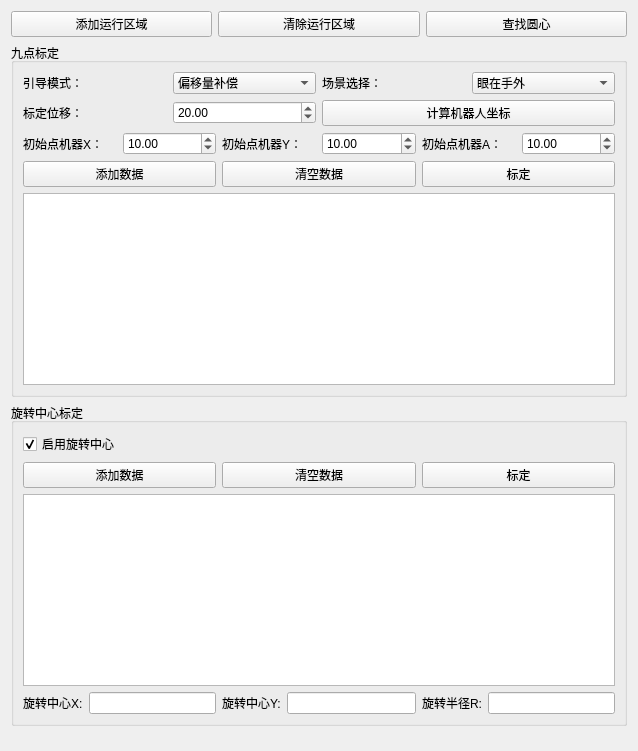
         <widget class="QWidget" name="scrollAreaWidgetContents_2">
          <property name="geometry">
           <rect>
            <x>0</x>
            <y>0</y>
            <width>638</width>
            <height>751</height>
           </rect>
          </property>
          <layout class="QVBoxLayout" name="verticalLayout_33">
           <item>
            <layout class="QVBoxLayout" name="verticalLayout_32">
             <item>
              <layout class="QVBoxLayout" name="verticalLayout_18">
               <item>
                <layout class="QHBoxLayout" name="horizontalLayout_30">
                 <item>
                  <widget class="QPushButton" name="pb_AddCalibRoi">
                   <property name="text">
                    <string>添加运行区域</string>
                   </property>
                  </widget>
                 </item>
                 <item>
                  <widget class="QPushButton" name="pb_ClearCalibRoi">
                   <property name="text">
                    <string>清除运行区域</string>
                   </property>
                  </widget>
                 </item>
                 <item>
                  <widget class="QPushButton" name="pb_FindCircleCalib">
                   <property name="text">
                    <string>查找圆心</string>
                   </property>
                  </widget>
                 </item>
                </layout>
               </item>
               <item>
                <layout class="QVBoxLayout" name="verticalLayout_17">
                 <item>
                  <widget class="QGroupBox" name="groupBox_2">
                   <property name="title">
                    <string>九点标定</string>
                   </property>
                   <layout class="QGridLayout" name="gridLayout_4">
                    <item row="0" column="0">
                     <layout class="QVBoxLayout" name="verticalLayout_14">
                      <item>
                       <layout class="QVBoxLayout" name="verticalLayout_13">
                        <item>
                         <layout class="QHBoxLayout" name="horizontalLayout_28">
                          <item>
                           <layout class="QHBoxLayout" name="horizontalLayout_27">
                            <item>
                             <widget class="QLabel" name="label_19">
                              <property name="text">
                               <string>引导模式：</string>
                              </property>
                             </widget>
                            </item>
                            <item>
                             <widget class="QComboBox" name="cmb_locateMode">
                              <item>
                               <property name="text">
                                <string>偏移量补偿</string>
                               </property>
                              </item>
                              <item>
                               <property name="text">
                                <string>绝对坐标引导</string>
                               </property>
                              </item>
                             </widget>
                            </item>
                           </layout>
                          </item>
                          <item>
                           <layout class="QHBoxLayout" name="horizontalLayout_29">
                            <item>
                             <widget class="QLabel" name="label_24">
                              <property name="text">
                               <string>场景选择：</string>
                              </property>
                             </widget>
                            </item>
                            <item>
                             <widget class="QComboBox" name="cmb_CamInHand">
                              <item>
                               <property name="text">
                                <string>眼在手外</string>
                               </property>
                              </item>
                              <item>
                               <property name="text">
                                <string>眼在手上</string>
                               </property>
                              </item>
                             </widget>
                            </item>
                           </layout>
                          </item>
                         </layout>
                        </item>
                        <item>
                         <layout class="QHBoxLayout" name="horizontalLayout_61">
                          <item>
                           <layout class="QHBoxLayout" name="horizontalLayout_41">
                            <item>
                             <widget class="QLabel" name="label_25">
                              <property name="text">
                               <string>标定位移：</string>
                              </property>
                             </widget>
                            </item>
                            <item>
                             <widget class="QDoubleSpinBox" name="dspb_distanceCalib">
                              <property name="value">
                               <double>20.000000000000000</double>
                              </property>
                             </widget>
                            </item>
                           </layout>
                          </item>
                          <item>
                           <widget class="QPushButton" name="pb_CalculateRobot">
                            <property name="text">
                             <string>计算机器人坐标</string>
                            </property>
                           </widget>
                          </item>
                         </layout>
                        </item>
                        <item>
                         <layout class="QHBoxLayout" name="horizontalLayout_34">
                          <item>
                           <layout class="QHBoxLayout" name="horizontalLayout_37">
                            <item>
                             <widget class="QLabel" name="label_26">
                              <property name="text">
                               <string>初始点机器X：</string>
                              </property>
                             </widget>
                            </item>
                            <item>
                             <widget class="QDoubleSpinBox" name="dspb_RobotOriX">
                              <property name="decimals">
                               <number>2</number>
                              </property>
                              <property name="minimum">
                               <double>-10000000.000000000000000</double>
                              </property>
                              <property name="maximum">
                               <double>10000000.000000000000000</double>
                              </property>
                              <property name="singleStep">
                               <double>0.010000000000000</double>
                              </property>
                              <property name="value">
                               <double>10.000000000000000</double>
                              </property>
                             </widget>
                            </item>
                           </layout>
                          </item>
                          <item>
                           <layout class="QHBoxLayout" name="horizontalLayout_38">
                            <item>
                             <widget class="QLabel" name="label_27">
                              <property name="text">
                               <string>初始点机器Y：</string>
                              </property>
                             </widget>
                            </item>
                            <item>
                             <widget class="QDoubleSpinBox" name="dspb_RobotOriY">
                              <property name="decimals">
                               <number>2</number>
                              </property>
                              <property name="minimum">
                               <double>-10000000.000000000000000</double>
                              </property>
                              <property name="maximum">
                               <double>10000000.000000000000000</double>
                              </property>
                              <property name="singleStep">
                               <double>0.010000000000000</double>
                              </property>
                              <property name="value">
                               <double>10.000000000000000</double>
                              </property>
                             </widget>
                            </item>
                           </layout>
                          </item>
                          <item>
                           <layout class="QHBoxLayout" name="horizontalLayout_39">
                            <item>
                             <widget class="QLabel" name="label_28">
                              <property name="text">
                               <string>初始点机器A：</string>
                              </property>
                             </widget>
                            </item>
                            <item>
                             <widget class="QDoubleSpinBox" name="dspb_RobotOriA">
                              <property name="decimals">
                               <number>2</number>
                              </property>
                              <property name="minimum">
                               <double>-180.000000000000000</double>
                              </property>
                              <property name="maximum">
                               <double>180.000000000000000</double>
                              </property>
                              <property name="singleStep">
                               <double>0.010000000000000</double>
                              </property>
                              <property name="value">
                               <double>10.000000000000000</double>
                              </property>
                             </widget>
                            </item>
                           </layout>
                          </item>
                         </layout>
                        </item>
                       </layout>
                      </item>
                      <item>
                       <layout class="QVBoxLayout" name="verticalLayout_9">
                        <item>
                         <layout class="QHBoxLayout" name="horizontalLayout_6">
                          <item>
                           <widget class="QPushButton" name="pb_AddValue">
                            <property name="text">
                             <string>添加数据</string>
                            </property>
                           </widget>
                          </item>
                          <item>
                           <widget class="QPushButton" name="pb_ClearValue">
                            <property name="text">
                             <string>清空数据</string>
                            </property>
                           </widget>
                          </item>
                          <item>
                           <widget class="QPushButton" name="pb_Calibrate">
                            <property name="text">
                             <string>标定</string>
                            </property>
                           </widget>
                          </item>
                         </layout>
                        </item>
                        <item>
                         <widget class="QTableWidget" name="tablewidget_CoordinateData">
                          <attribute name="verticalHeaderVisible">
                           <bool>false</bool>
                          </attribute>
                         </widget>
                        </item>
                       </layout>
                      </item>
                     </layout>
                    </item>
                   </layout>
                  </widget>
                 </item>
                 <item>
                  <widget class="QGroupBox" name="gbx_CenterCalib">
                   <property name="title">
                    <string>旋转中心标定</string>
                   </property>
                   <layout class="QGridLayout" name="gridLayout_3">
                    <item row="0" column="0">
                     <layout class="QVBoxLayout" name="verticalLayout_15">
                      <item>
                       <layout class="QVBoxLayout" name="verticalLayout_10">
                        <item>
                         <layout class="QHBoxLayout" name="horizontalLayout_53">
                          <item>
                           <widget class="QCheckBox" name="ckb_UseCenterCalib">
                            <property name="text">
                             <string>启用旋转中心</string>
                            </property>
                            <property name="checked">
                             <bool>true</bool>
                            </property>
                           </widget>
                          </item>
                         </layout>
                        </item>
                        <item>
                         <layout class="QVBoxLayout" name="verticalLayout_16">
                          <item>
                           <layout class="QHBoxLayout" name="horizontalLayout_7">
                            <item>
                             <widget class="QPushButton" name="pb_AddValue_RotateCenter">
                              <property name="text">
                               <string>添加数据</string>
                              </property>
                             </widget>
                            </item>
                            <item>
                             <widget class="QPushButton" name="pb_ClearValue_RotateCenter">
                              <property name="text">
                               <string>清空数据</string>
                              </property>
                             </widget>
                            </item>
                            <item>
                             <widget class="QPushButton" name="pb_Calibrate_RotateCenter">
                              <property name="text">
                               <string>标定</string>
                              </property>
                             </widget>
                            </item>
                           </layout>
                          </item>
                          <item>
                           <widget class="QTableWidget" name="tablewidget_CoordinateData_RotateCenter">
                            <attribute name="verticalHeaderVisible">
                             <bool>false</bool>
                            </attribute>
                           </widget>
                          </item>
                         </layout>
                        </item>
                       </layout>
                      </item>
                      <item>
                       <layout class="QHBoxLayout" name="horizontalLayout_10">
                        <item>
                         <layout class="QHBoxLayout" name="horizontalLayout_13">
                          <item>
                           <widget class="QLabel" name="label_5">
                            <property name="text">
                             <string>旋转中心X:</string>
                            </property>
                           </widget>
                          </item>
                          <item>
                           <widget class="QLineEdit" name="lineEdit_CenterX"/>
                          </item>
                         </layout>
                        </item>
                        <item>
                         <layout class="QHBoxLayout" name="horizontalLayout_14">
                          <item>
                           <widget class="QLabel" name="label_9">
                            <property name="text">
                             <string>旋转中心Y:</string>
                            </property>
                           </widget>
                          </item>
                          <item>
                           <widget class="QLineEdit" name="lineEdit_CenterY"/>
                          </item>
                         </layout>
                        </item>
                        <item>
                         <layout class="QHBoxLayout" name="horizontalLayout_17">
                          <item>
                           <widget class="QLabel" name="label_11">
                            <property name="text">
                             <string>旋转半径R:</string>
                            </property>
                           </widget>
                          </item>
                          <item>
                           <widget class="QLineEdit" name="lineEdit_CenterR"/>
                          </item>
                         </layout>
                        </item>
                       </layout>
                      </item>
                     </layout>
                    </item>
                   </layout>
                  </widget>
                 </item>
                </layout>
               </item>
              </layout>
             </item>
             <item>
              <spacer name="verticalSpacer_2">
               <property name="orientation">
                <enum>Qt::Vertical</enum>
               </property>
               <property name="sizeHint" stdset="0">
                <size>
                 <width>615</width>
                 <height>13</height>
                </size>
               </property>
              </spacer>
             </item>
            </layout>
           </item>
          </layout>
         </widget>
